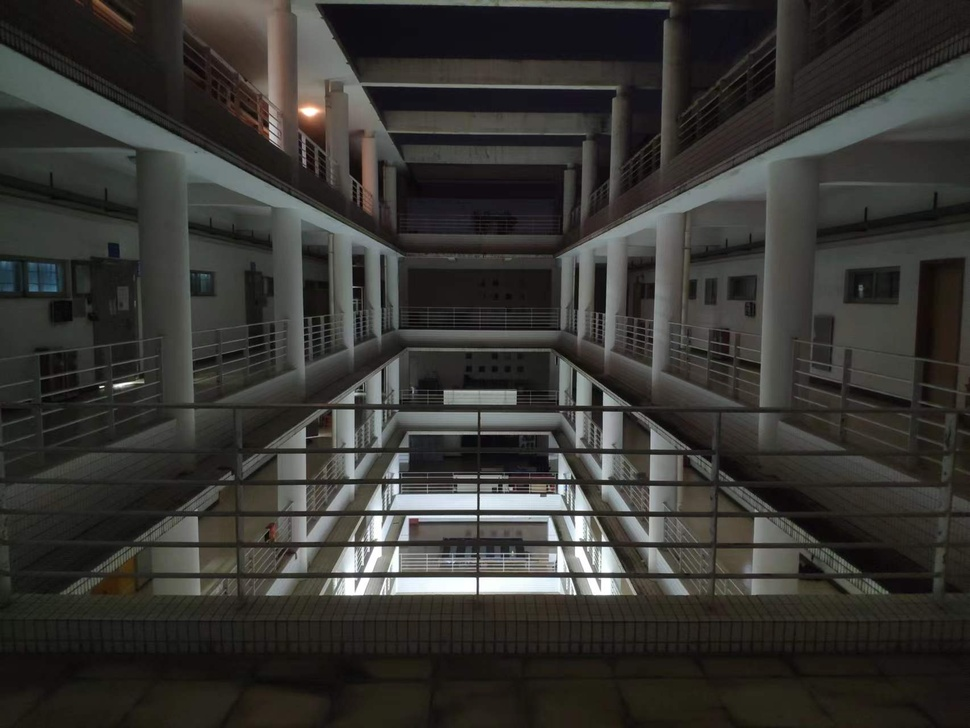
%> input picture Dark image enhancement/结果图片/工程院楼.jpg, 970 x 728 px, shrunk from 1706 x 1280 before the run
$ octave darkImgProcess_illuminationBoostMethod.m   (GNU Octave 9; MATLAB toolbox functions it lacks are replaced by stand-ins)
%> lines starting %> are read from the running program, lines starting %| are printed output that depends on the picture
clear;
clc;

%   img: RGB Image
%   lambda: I3和I4转换中使用的参数
%img=im2double(imread('1.png'));
img=im2double(imread('./结果图片/工程院楼.jpg'));
lambda=5;
img = im2double(img);
I1 = (max(max(max(img))) ./ log(max(max(max(img))) + 1)) .* log(img + 1);
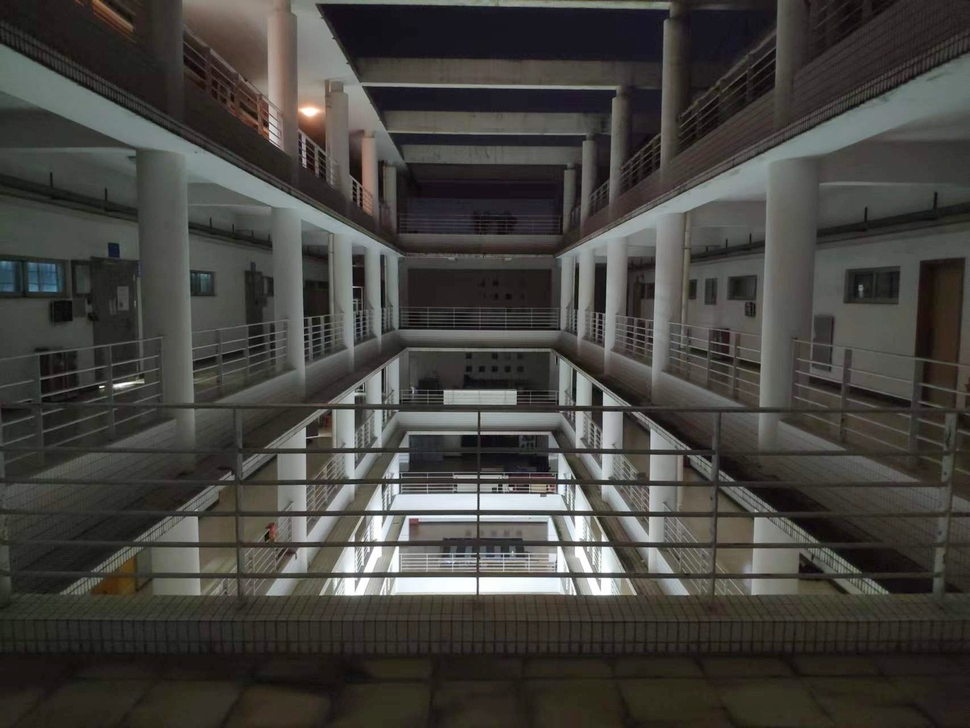
%> I1: size 728x970x3 double; mean R, G, B 0.271, 0.265, 0.249
I2 = 1 - exp(-img);
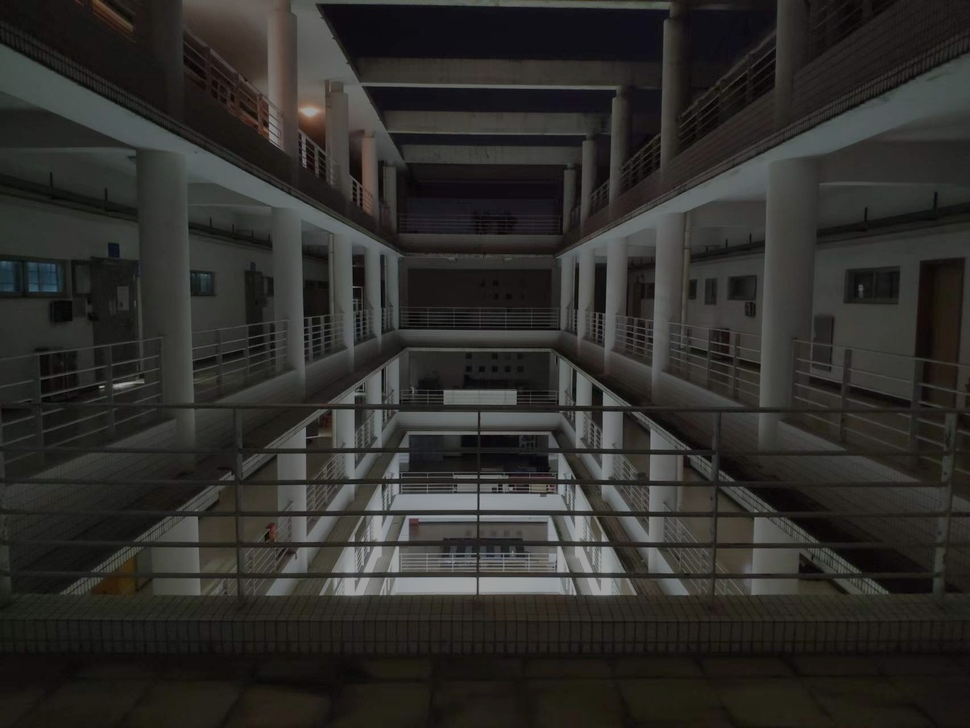
%> I2: size 728x970x3 double; mean R, G, B 0.185, 0.181, 0.17
I3 = (I1 + I2) ./ (lambda + (I1 .* I2));
I4 = erf(lambda * atan(exp(I3)) - 0.5 * I3);
I5 = (I4 - min(min(min(I4)))) ./ (max(max(max(I4))) - min(min(min(I4))));
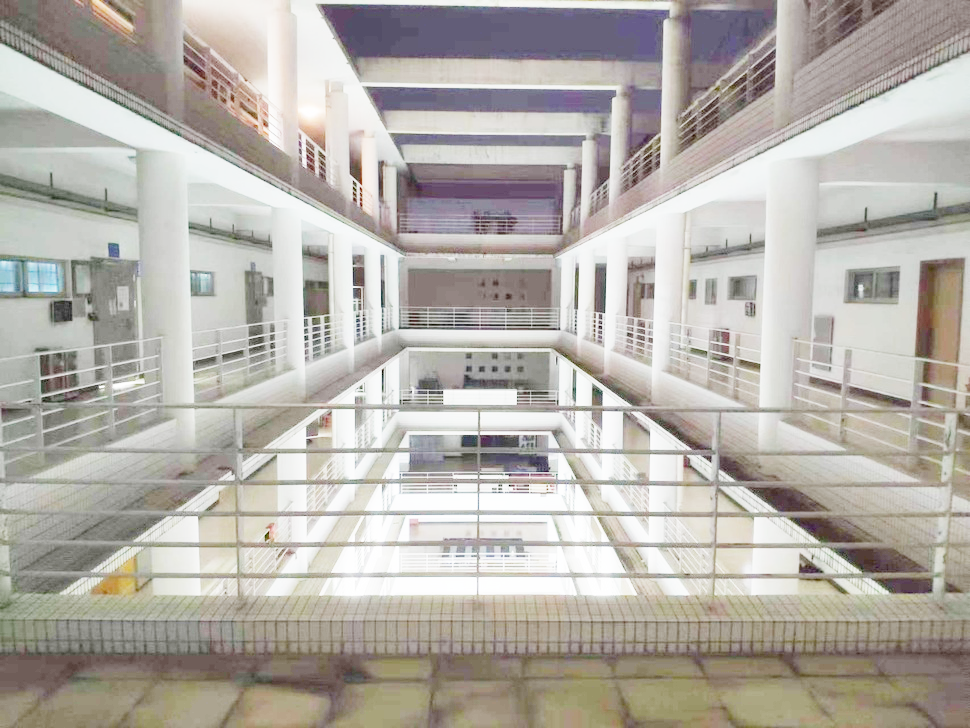
%> I5: size 728x970x3 double; mean R, G, B 0.711, 0.693, 0.667
figure;

subplot(1,2,1);
imshow(img);
xlabel('a). 原始图像');
subplot(1,2,2);
imshow(I5,[]);
xlabel('b). 光照增强');
imwrite(I5,"illuminationMethod_yl.png");

$ run again, with Dark image enhancement/结果图片/1.png saved as Dark image enhancement/结果图片/工程院楼.jpg
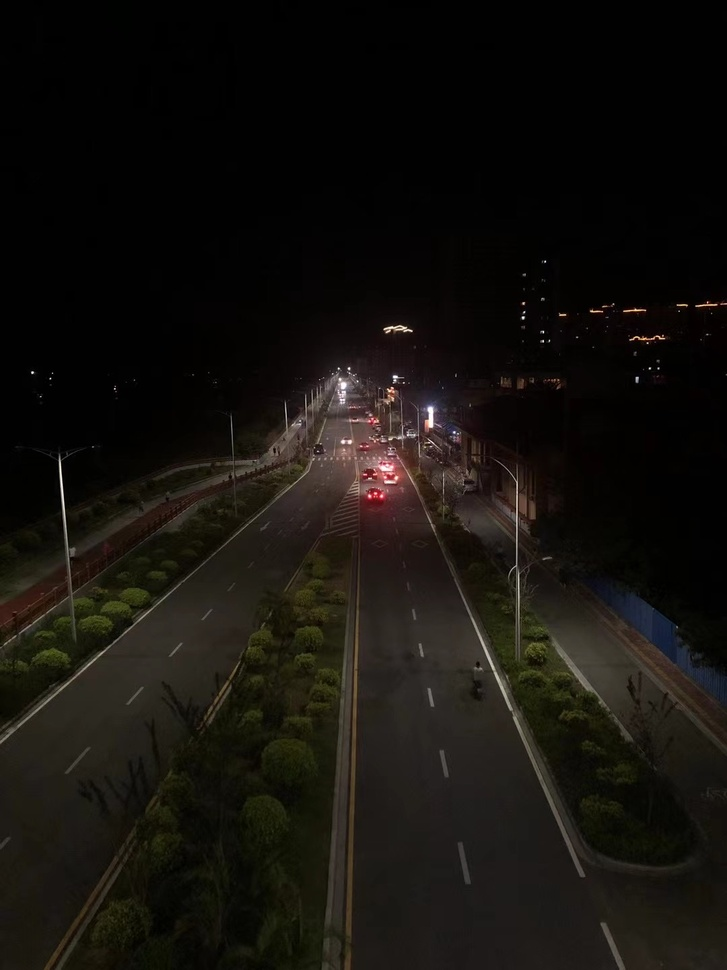
%> input picture Dark image enhancement/结果图片/1.png, 727 x 970 px, shrunk from 1080 x 1440 before the run
%> `I3 = (I1 + I2) ./ (lambda + (I1 .* I2));`:
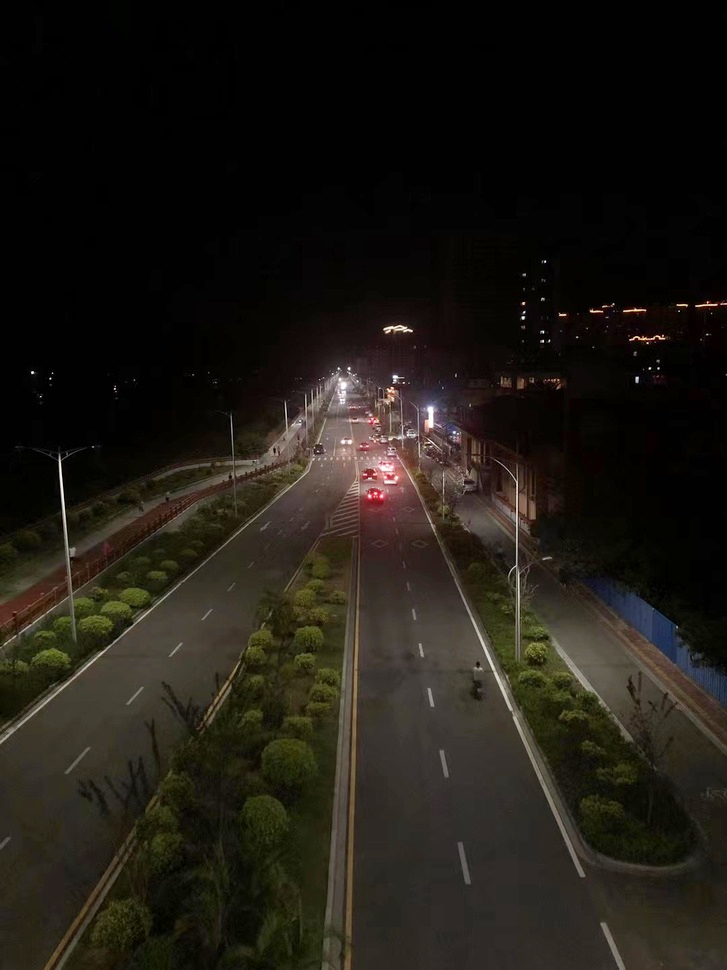
%> I3: size 970x727x3 double; mean R, G, B 0.0354, 0.0311, 0.0237; drawn with min black and max white
%> `I5 = (I4 - min(min(min(I4)))) ./ (max(max(max(I4))) - min(min(min(I4))..`:
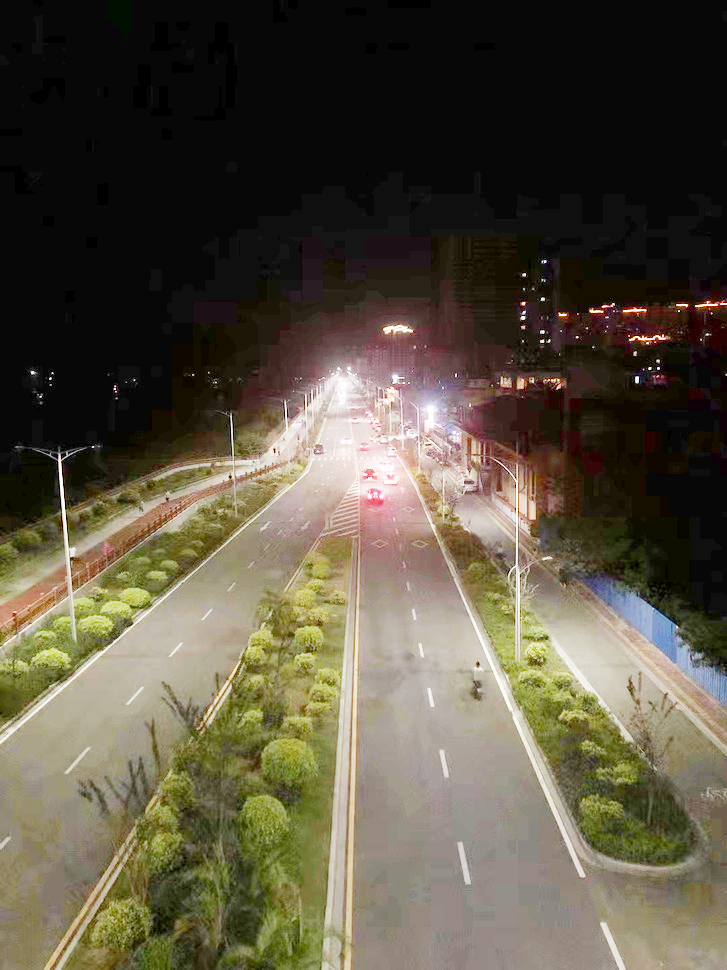
%> I5: size 970x727x3 double; mean R, G, B 0.351, 0.324, 0.258
